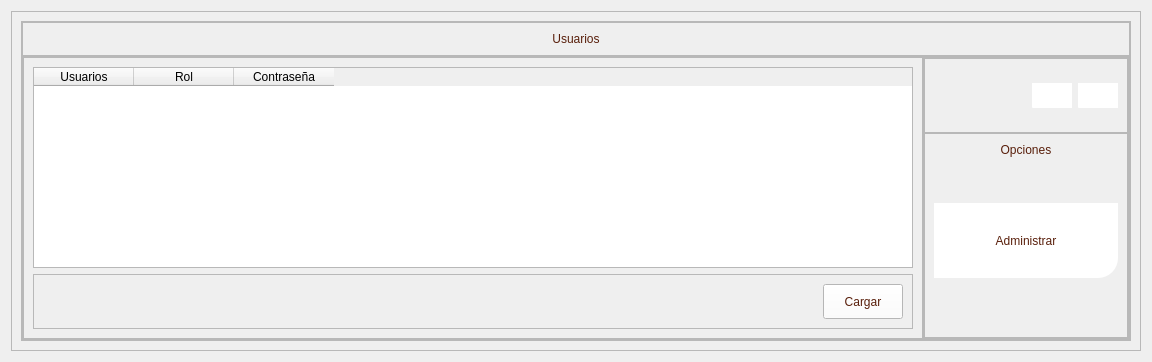
         <widget class="QWidget" name="page_usuario">
          <layout class="QVBoxLayout" name="verticalLayout_3">
           <item>
            <widget class="QFrame" name="frame_81">
             <property name="frameShape">
              <enum>QFrame::StyledPanel</enum>
             </property>
             <property name="frameShadow">
              <enum>QFrame::Raised</enum>
             </property>
             <layout class="QVBoxLayout" name="verticalLayout_34">
              <item>
               <widget class="QFrame" name="frame_82">
                <property name="frameShape">
                 <enum>QFrame::StyledPanel</enum>
                </property>
                <property name="frameShadow">
                 <enum>QFrame::Raised</enum>
                </property>
                <layout class="QVBoxLayout" name="verticalLayout_29">
                 <property name="spacing">
                  <number>0</number>
                 </property>
                 <property name="leftMargin">
                  <number>0</number>
                 </property>
                 <property name="topMargin">
                  <number>0</number>
                 </property>
                 <property name="rightMargin">
                  <number>0</number>
                 </property>
                 <property name="bottomMargin">
                  <number>0</number>
                 </property>
                 <item>
                  <widget class="QFrame" name="frame_83">
                   <property name="maximumSize">
                    <size>
                     <width>16777215</width>
                     <height>50</height>
                    </size>
                   </property>
                   <property name="frameShape">
                    <enum>QFrame::StyledPanel</enum>
                   </property>
                   <property name="frameShadow">
                    <enum>QFrame::Raised</enum>
                   </property>
                   <layout class="QVBoxLayout" name="verticalLayout_30">
                    <item>
                     <widget class="QLabel" name="label_51">
                      <property name="minimumSize">
                       <size>
                        <width>0</width>
                        <height>0</height>
                       </size>
                      </property>
                      <property name="maximumSize">
                       <size>
                        <width>16777215</width>
                        <height>16777215</height>
                       </size>
                      </property>
                      <property name="styleSheet">
                       <string notr="true">color: rgb(89, 31, 11);
font: 75 12pt &quot;Open Sans Semibold&quot;</string>
                      </property>
                      <property name="text">
                       <string>Usuarios</string>
                      </property>
                      <property name="alignment">
                       <set>Qt::AlignCenter</set>
                      </property>
                     </widget>
                    </item>
                   </layout>
                  </widget>
                 </item>
                 <item>
                  <widget class="QFrame" name="frame_84">
                   <property name="frameShape">
                    <enum>QFrame::StyledPanel</enum>
                   </property>
                   <property name="frameShadow">
                    <enum>QFrame::Raised</enum>
                   </property>
                   <layout class="QHBoxLayout" name="horizontalLayout_44">
                    <property name="spacing">
                     <number>0</number>
                    </property>
                    <property name="leftMargin">
                     <number>0</number>
                    </property>
                    <property name="topMargin">
                     <number>0</number>
                    </property>
                    <property name="rightMargin">
                     <number>0</number>
                    </property>
                    <property name="bottomMargin">
                     <number>0</number>
                    </property>
                    <item>
                     <widget class="QFrame" name="frame_85">
                      <property name="minimumSize">
                       <size>
                        <width>900</width>
                        <height>0</height>
                       </size>
                      </property>
                      <property name="maximumSize">
                       <size>
                        <width>900</width>
                        <height>16777215</height>
                       </size>
                      </property>
                      <property name="frameShape">
                       <enum>QFrame::StyledPanel</enum>
                      </property>
                      <property name="frameShadow">
                       <enum>QFrame::Raised</enum>
                      </property>
                      <layout class="QVBoxLayout" name="verticalLayout_31">
                       <item>
                        <widget class="QTableWidget" name="tableWidget_usuarios">
                         <column>
                          <property name="text">
                           <string>Usuarios</string>
                          </property>
                         </column>
                         <column>
                          <property name="text">
                           <string>Rol</string>
                          </property>
                         </column>
                         <column>
                          <property name="text">
                           <string>Contraseña</string>
                          </property>
                         </column>
                        </widget>
                       </item>
                       <item>
                        <widget class="QFrame" name="frame_88">
                         <property name="minimumSize">
                          <size>
                           <width>0</width>
                           <height>50</height>
                          </size>
                         </property>
                         <property name="frameShape">
                          <enum>QFrame::StyledPanel</enum>
                         </property>
                         <property name="frameShadow">
                          <enum>QFrame::Raised</enum>
                         </property>
                         <layout class="QHBoxLayout" name="horizontalLayout_46">
                          <item>
                           <spacer name="horizontalSpacer_12">
                            <property name="orientation">
                             <enum>Qt::Horizontal</enum>
                            </property>
                            <property name="sizeHint" stdset="0">
                             <size>
                              <width>749</width>
                              <height>20</height>
                             </size>
                            </property>
                           </spacer>
                          </item>
                          <item>
                           <widget class="QPushButton" name="cargar_usuarios">
                            <property name="minimumSize">
                             <size>
                              <width>0</width>
                              <height>35</height>
                             </size>
                            </property>
                            <property name="styleSheet">
                             <string notr="true">QFrame{
background-color: rgb(51, 157, 255);
}

QPushButton{
color: rgb(89, 31, 11);
background-color: rgb(255, 255, 255);
font: 75 9pt &quot;Open Sans Semibold&quot;
}

QPushButton:hover{
color: rgb(255, 255, 255);
background-color: rgb(209, 172, 127);
font: 75 9pt  &quot;Open Sans Semibold&quot;
}
</string>
                            </property>
                            <property name="text">
                             <string>Cargar</string>
                            </property>
                           </widget>
                          </item>
                         </layout>
                        </widget>
                       </item>
                      </layout>
                     </widget>
                    </item>
                    <item>
                     <widget class="QFrame" name="frame_86">
                      <property name="frameShape">
                       <enum>QFrame::StyledPanel</enum>
                      </property>
                      <property name="frameShadow">
                       <enum>QFrame::Raised</enum>
                      </property>
                      <layout class="QVBoxLayout" name="verticalLayout_32">
                       <property name="spacing">
                        <number>0</number>
                       </property>
                       <property name="leftMargin">
                        <number>0</number>
                       </property>
                       <property name="topMargin">
                        <number>0</number>
                       </property>
                       <property name="rightMargin">
                        <number>0</number>
                       </property>
                       <property name="bottomMargin">
                        <number>0</number>
                       </property>
                       <item>
                        <widget class="QFrame" name="frame_87">
                         <property name="minimumSize">
                          <size>
                           <width>0</width>
                           <height>75</height>
                          </size>
                         </property>
                         <property name="maximumSize">
                          <size>
                           <width>16777215</width>
                           <height>75</height>
                          </size>
                         </property>
                         <property name="frameShape">
                          <enum>QFrame::StyledPanel</enum>
                         </property>
                         <property name="frameShadow">
                          <enum>QFrame::Raised</enum>
                         </property>
                         <layout class="QHBoxLayout" name="horizontalLayout_45">
                          <item>
                           <spacer name="horizontalSpacer_11">
                            <property name="orientation">
                             <enum>Qt::Horizontal</enum>
                            </property>
                            <property name="sizeHint" stdset="0">
                             <size>
                              <width>98</width>
                              <height>20</height>
                             </size>
                            </property>
                           </spacer>
                          </item>
                          <item>
                           <widget class="QPushButton" name="btn_menu_5">
                            <property name="minimumSize">
                             <size>
                              <width>40</width>
                              <height>25</height>
                             </size>
                            </property>
                            <property name="maximumSize">
                             <size>
                              <width>40</width>
                              <height>16777215</height>
                             </size>
                            </property>
                            <property name="styleSheet">
                             <string notr="true">QFrame{
background-color: rgb(51, 157, 255);
}

QPushButton{
color: rgb(255, 255, 255);
background-color: rgb(255, 255, 255);
border-bottom-left-radius:1px;
font: 75 9pt &quot;Open Sans Semibold&quot;
}

QPushButton:hover{
color: rgb(0, 0, 0);
background-color: rgb(209, 172, 127);
border-bottom-left-radius:1px;
font: 75 9pt  &quot;Open Sans Semibold&quot;
}
</string>
                            </property>
                            <property name="text">
                             <string/>
                            </property>
                            <property name="icon">
                             <iconset>
                              <normaloff>../../../../.designer/backup/Imagenes/Imagen5.png</normaloff>../../../../.designer/backup/Imagenes/Imagen5.png</iconset>
                            </property>
                            <property name="iconSize">
                             <size>
                              <width>40</width>
                              <height>2035</height>
                             </size>
                            </property>
                           </widget>
                          </item>
                          <item>
                           <widget class="QPushButton" name="btn_menu_6">
                            <property name="minimumSize">
                             <size>
                              <width>40</width>
                              <height>25</height>
                             </size>
                            </property>
                            <property name="maximumSize">
                             <size>
                              <width>40</width>
                              <height>16777215</height>
                             </size>
                            </property>
                            <property name="styleSheet">
                             <string notr="true">QFrame{
background-color: rgb(51, 157, 255);
}

QPushButton{
color: rgb(255, 255, 255);
background-color: rgb(255, 255, 255);
border-bottom-left-radius:1px;
font: 75 9pt &quot;Open Sans Semibold&quot;
}

QPushButton:hover{
color: rgb(0, 0, 0);
background-color: rgb(209, 172, 127);
border-bottom-left-radius:1px;
font: 75 9pt  &quot;Open Sans Semibold&quot;
}
</string>
                            </property>
                            <property name="text">
                             <string/>
                            </property>
                            <property name="icon">
                             <iconset>
                              <normaloff>../../../../.designer/backup/Imagenes/Imagen6.png</normaloff>../../../../.designer/backup/Imagenes/Imagen6.png</iconset>
                            </property>
                            <property name="iconSize">
                             <size>
                              <width>40</width>
                              <height>2035</height>
                             </size>
                            </property>
                           </widget>
                          </item>
                         </layout>
                        </widget>
                       </item>
                       <item>
                        <widget class="QFrame" name="frame_menu_3">
                         <property name="frameShape">
                          <enum>QFrame::StyledPanel</enum>
                         </property>
                         <property name="frameShadow">
                          <enum>QFrame::Raised</enum>
                         </property>
                         <layout class="QVBoxLayout" name="verticalLayout_33">
                          <item>
                           <widget class="QLabel" name="label_8">
                            <property name="styleSheet">
                             <string notr="true">color: rgb(89, 31, 11);
font: 75 12pt &quot;Open Sans Semibold&quot;</string>
                            </property>
                            <property name="text">
                             <string>Opciones</string>
                            </property>
                            <property name="alignment">
                             <set>Qt::AlignCenter</set>
                            </property>
                           </widget>
                          </item>
                          <item>
                           <spacer name="verticalSpacer">
                            <property name="orientation">
                             <enum>Qt::Vertical</enum>
                            </property>
                            <property name="sizeHint" stdset="0">
                             <size>
                              <width>20</width>
                              <height>40</height>
                             </size>
                            </property>
                           </spacer>
                          </item>
                          <item>
                           <widget class="QPushButton" name="btn_administrar">
                            <property name="minimumSize">
                             <size>
                              <width>150</width>
                              <height>75</height>
                             </size>
                            </property>
                            <property name="styleSheet">
                             <string notr="true">QFrame{
background-color: rgb(51, 157, 255);
}

QPushButton{
color: rgb(89, 31, 11);
	background-color: rgb(255, 255, 255);
border-bottom-right-radius:20px;
font: 75 9pt  &quot;Open Sans Semibold&quot;
}

QPushButton:hover{
color: rgb(255, 255, 255);
background-color: rgb(222, 184, 135);
border-bottom-right-radius:20px;
font: 75 9pt &quot;Open Sans Semibold&quot;

}</string>
                            </property>
                            <property name="text">
                             <string>Administrar</string>
                            </property>
                            <property name="icon">
                             <iconset>
                              <normaloff>../../../../.designer/backup/Imagenes/6553817.png</normaloff>../../../../.designer/backup/Imagenes/6553817.png</iconset>
                            </property>
                            <property name="iconSize">
                             <size>
                              <width>50</width>
                              <height>50</height>
                             </size>
                            </property>
                           </widget>
                          </item>
                          <item>
                           <spacer name="verticalSpacer_12">
                            <property name="orientation">
                             <enum>Qt::Vertical</enum>
                            </property>
                            <property name="sizeHint" stdset="0">
                             <size>
                              <width>20</width>
                              <height>50</height>
                             </size>
                            </property>
                           </spacer>
                          </item>
                         </layout>
                        </widget>
                       </item>
                      </layout>
                     </widget>
                    </item>
                   </layout>
                  </widget>
                 </item>
                </layout>
               </widget>
              </item>
             </layout>
            </widget>
           </item>
          </layout>
         </widget>
